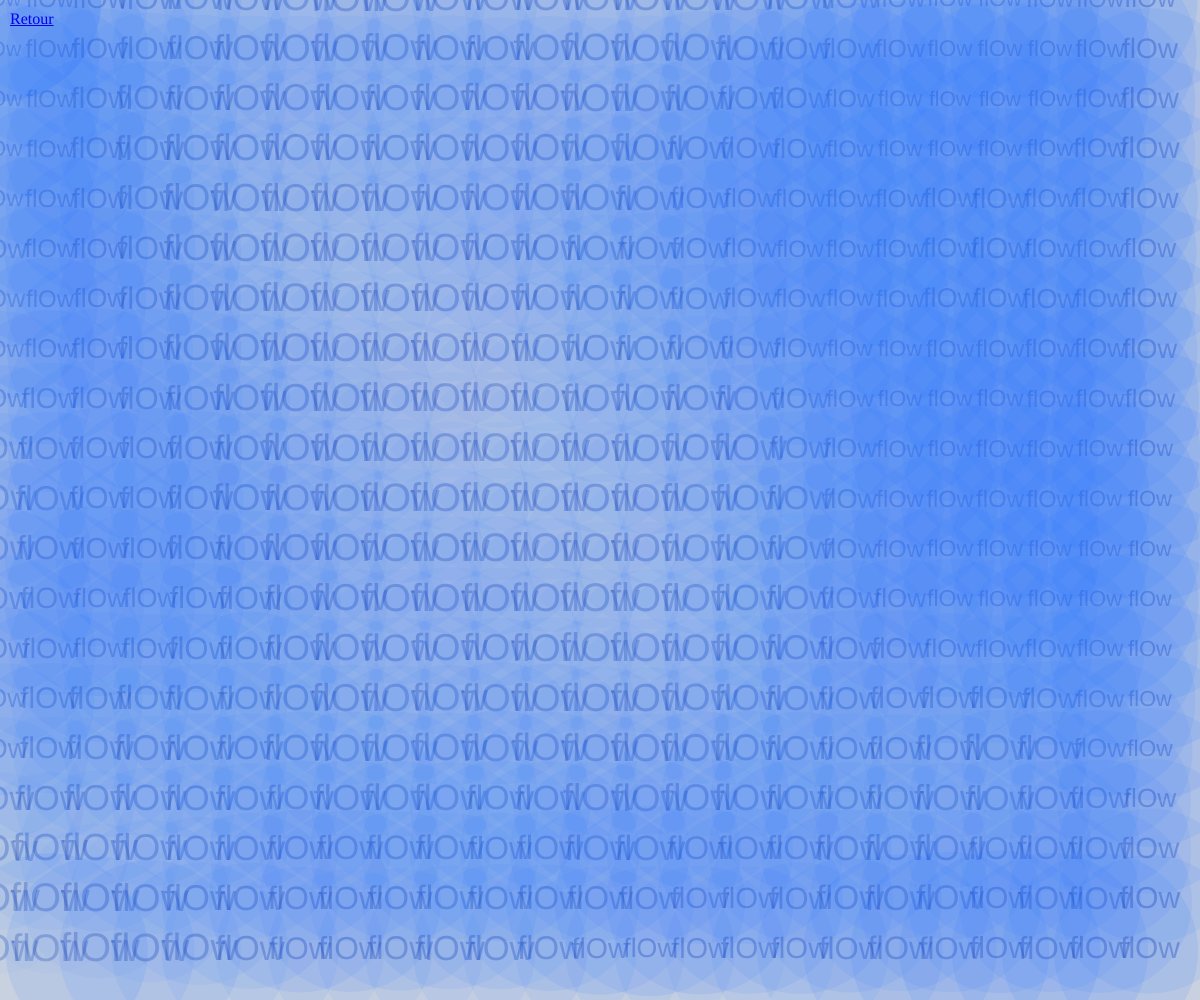
Frame 1 (no input)
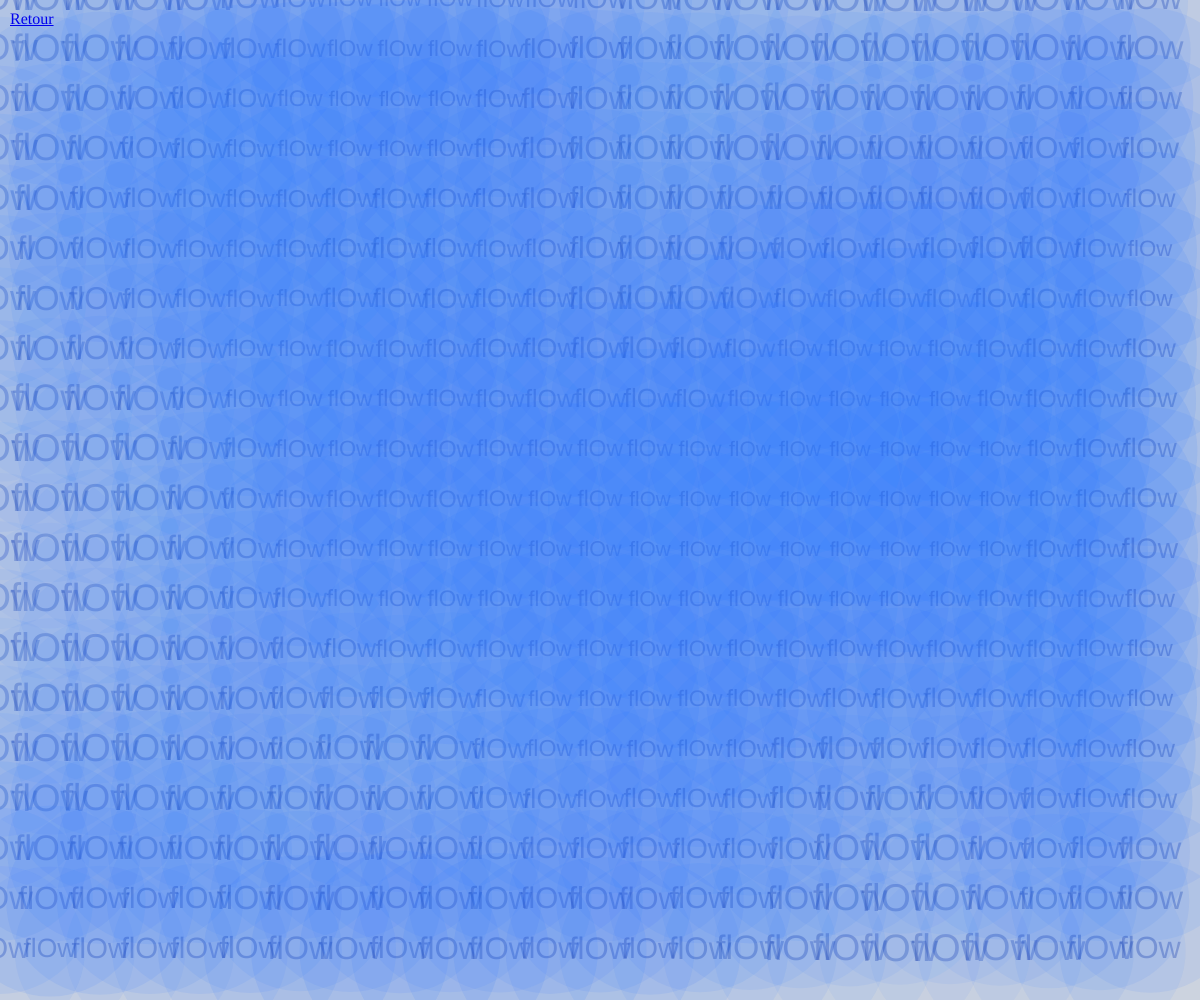
Frame 60 (no input)
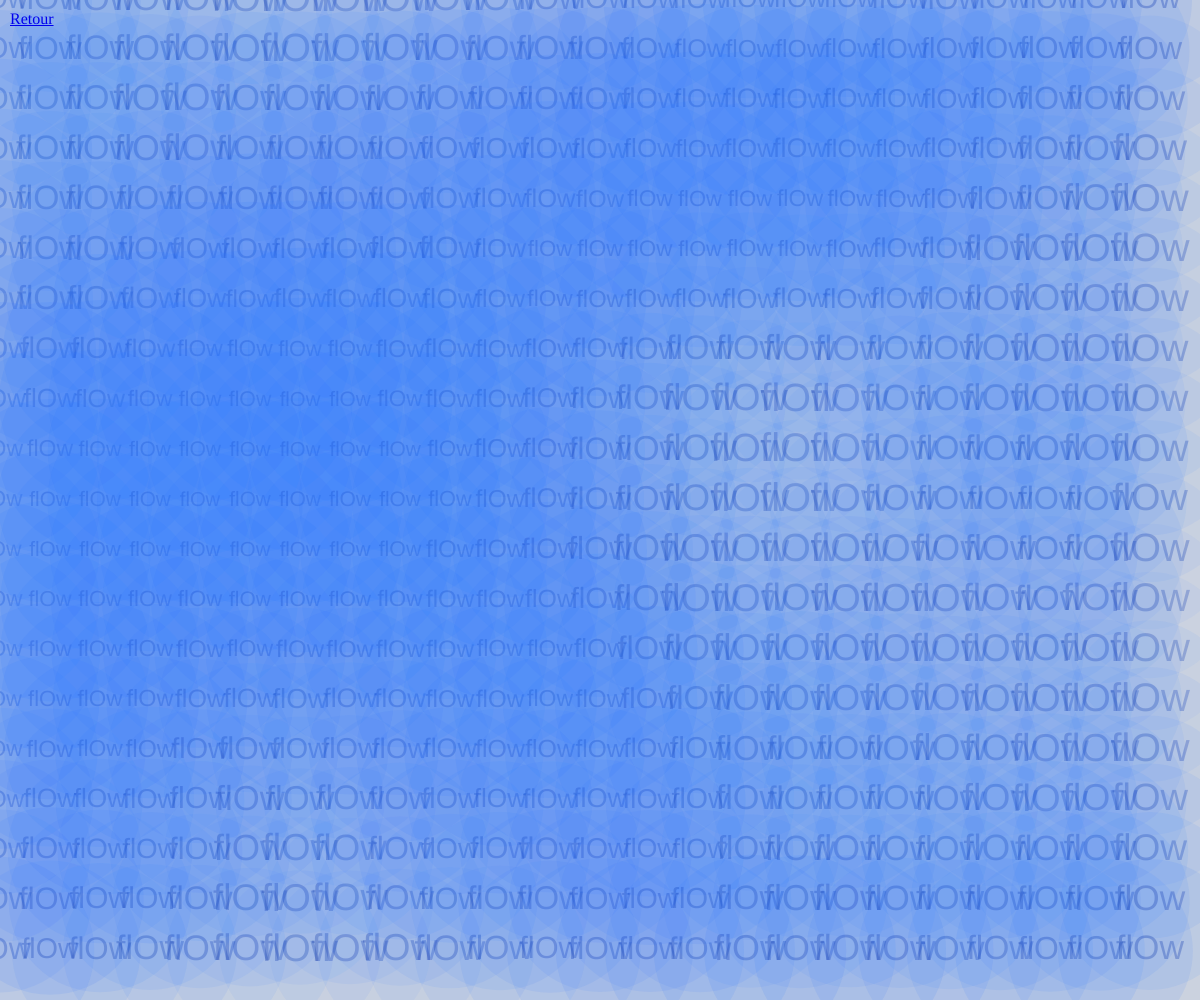
Frame 120 (the mouse pressed at the canvas centre since frame 60)

The p5.js sketch that drew these frames (run headless with seeded random() and noise() and a simulated clock; from frame 60 on, the mouse is pressed at the canvas centre):

// p5.js sketch
// ── sketch.js
let cols, rows;
let word = "flOw";
let gridSize = 50;
let xOffset = 0;
let up; // Define the 'up' variable

function setup() {
  createCanvas(windowWidth, windowHeight);
  cols = ceil(width / gridSize);
  rows = ceil(height / gridSize);
  textSize(24);
  textAlign(CENTER, CENTER);
  
  text('brûle', windowWidth/2, windowHeight/2);
  textSize(200);
  
  up = 0; // Initialize the 'up' variable
}

function windowResized() {resizeCanvas(windowWidth, windowHeight);}

function draw() {
  background(220);

  for (let x = 0; x < cols; x++) {
    for (let y = 0; y < rows; y++) {
      let xPos = x * gridSize;
      let yPos = y * gridSize;
      let noiseValue = noise(xOffset + x * 0.1, y * 0.1);
      let wordSize = map(sin(noiseValue * TWO_PI), -1, 1, 20, 40);

      textSize(wordSize);
      let alpha = map(sin(noiseValue), -1, 1, 0, 100) ; // Define and calculate 'alpha'
      fill(16, 52, 166, alpha +10 );
      text(word, xPos, yPos);
      fill(44, 117, 255, alpha-50 )
      noStroke();
      ellipse(xPos, up, map(sin(noiseValue), -1, 1, 0, 250));

      up = yPos + 1;
    }
  }

  xOffset += 0.02;
}

window.onload = function() {
  // Créez le lien de retour
  var backLink = document.createElement("a"); 
  backLink.href = "../index.html"; 
  backLink.innerHTML = "Retour"; 
  backLink.style.position = "absolute";
  backLink.style.top = "10px";
  backLink.style.left = "10px";
  document.body.appendChild(backLink);
}
